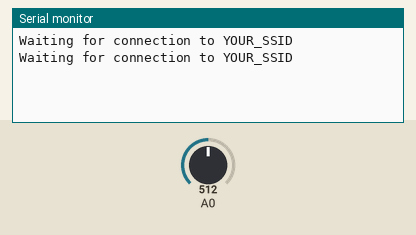
This sketch was run on a simulated ESP8266 (NodeMCU). On the bench: the last lines printed to the serial monitor. Inputs (shaded band) come from the test bench; at power-on: A0 = 512. WiFi joins after 1.5 s; servers stay silent unless stated; no MQTT or app messages arrive unless stated.

Above: at 3.2 s.
3.3 s: A0 set to 716
At 5.7 s:
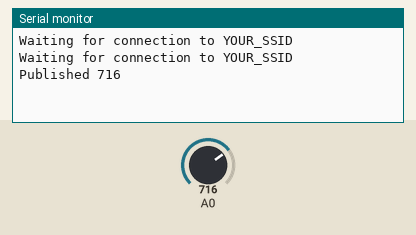
11.5 s: A0 set to 900
At 15.8 s:
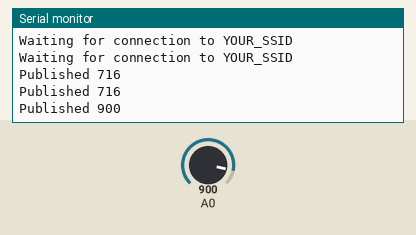

The sketch:

04_03e.ino
```cpp
/*
 *  Publish sensor readings.
 */

#include <SPI.h>
#include <ESP8266WiFi.h>
#include <PubSubClient.h>

const char ssid[] = "YOUR_SSID";
const char password[] = "YOUR_PASSWORD";

WiFiClient client;

bool configureNetwork()
{
  WiFi.mode(WIFI_STA);
  WiFi.begin(ssid, password);
  while (WiFi.status() != WL_CONNECTED) // Wait for connection
  {
    delay(1000);
    Serial.print("Waiting for connection to "); Serial.println(ssid);
  }
  return true;
}

const char* broker = "mqtt.eclipseprojects.io"; // the address of the MQTT broker

const int interval = 5000;   // milliseconds between events
unsigned int timePublished;  // millis time of most recent publish

PubSubClient psclient(client);

void setup()
{
  Serial.begin(9600);
  if (!configureNetwork()) // Start the network
  {
    Serial.println("Failed to configure the network");
    while(1)
      delay(0); // halt
  }
  psclient.setServer(broker, 1883);
}

void loop(void)
{
  if (millis() - timePublished > interval)
  {
    if (!psclient.connected())
      psclient.connect("introduction_to_sqlite");
    if (psclient.connected())
    {
      int val = analogRead(A0);
      psclient.publish("introduction_to_sqlite/alog", String(val).c_str());
      timePublished = millis();
      Serial.print("Published "); Serial.println(val);
    }
  }
  if (psclient.connected())
    psclient.loop();
}
```

Measured:
- after the input at 3.3 s, the serial monitor: prints a new line after 1.8 s (image 1)
- after the input at 11.5 s, the serial monitor: prints a new line after 3.6 s (image 2)
